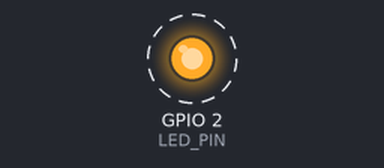
Simulated run of this program. Board: ESP32. Parts: output pins drawn as LEDs (lit = HIGH). Dashed ring = blinking. The modem accepts every AT command (registered, SIM ready, sends succeed) and sends nothing else; what the program prints to the serial monitor is not drawn.

Above: at 3.0 s.
Timing chart, 0 to 7.1 s (numbered marks = the images above):
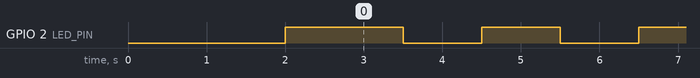

The program:

main.cpp
```cpp
#include <Arduino.h>
#include <SoftwareSerial.h>

#define LED_PIN 2   // Подключение диода

int i = 0;    // Инициализация переменной для итераций

// Инициализация глобальной переменной для управления состоянием диода
uint8_t state_diod = HIGH;

//Объявление структуры для вывода данных студентов
#pragma pack(push, 1)
typedef struct _PACKET {
  char Name1[4];
  char Name2[4];
  uint32_t Group;
  uint32_t Data;
} PACKET, *PPACKET;
#pragma pack(pop)

// Объявление глобальной переменной типа packet
PACKET pac = {{'F', 'E', 'D', 'Y'}, {'K', 'U', 'R', 'M'}, 301, 0};

// Создание объекта класса SoftwareSerial
SoftwareSerial Softserial(16, 17);

void setup() {
  Serial.begin(115200);   // Настройка скорости чтения

  // Сообщение об успешном подключении
  Serial.println("Successful program port initialization!");
  delay(1000);    // Задержка

  // Настройка скорости чтения для SoftwareSerial
  Softserial.begin(9600);
  Softserial.println("Successful serial port initialization!");
  delay(1000);

  // Настройка пина для работы в режиме выходаты
  pinMode(LED_PIN, OUTPUT);
  digitalWrite(LED_PIN, state_diod);   // Начальное значение для диода
  delay(500);

}

void loop() {
  // Тест
  /*
  delay(1000);
  Serial.println(i);
  i ++;
  */

  delay(1000);
  // Отправка данных на микроконтроллер в программный и аппаратный входы
  Softserial.write((uint8_t*)&pac, sizeof(pac));
  Serial.println("Loop");
  //delay(1000);
  // Инкримент для поля Data
  pac.Data ++;
  // Задержка для записи


  // Переключение состояния диода
  state_diod = !state_diod;   // Изменение значения переменной на противоположное
  digitalWrite(LED_PIN, state_diod);    // Изменение состояния диода

}
```

Measured:
- by itself, GPIO 2 (LED_PIN): alternates HIGH for 1.0 s and LOW for 1.0 s
